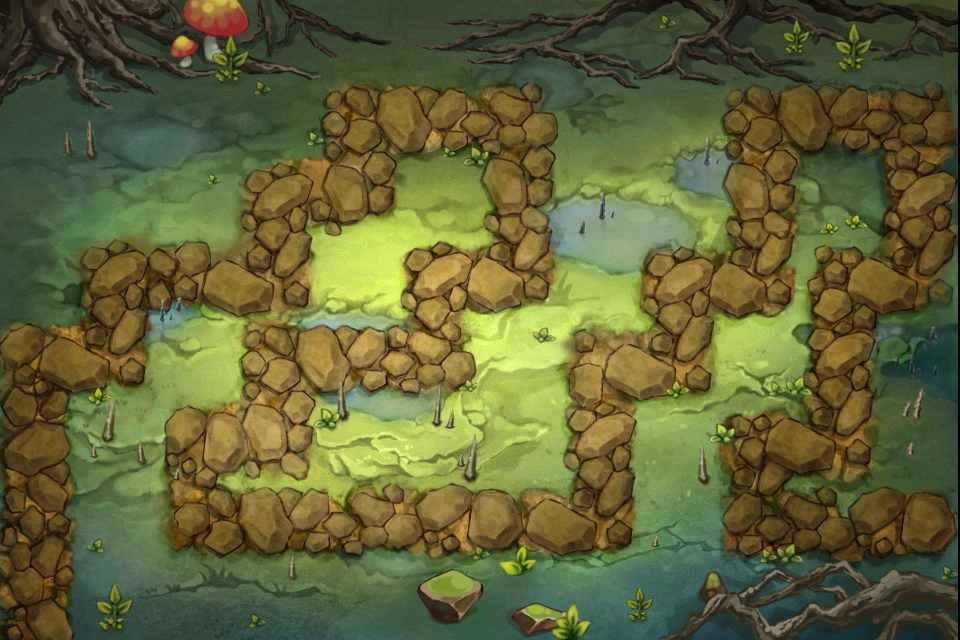

Tiled map render using the project's own tile images. Description and the map definition, with tile-layer contents summarised, below:
An orthogonal 12x8 tile map with 80x80 px tiles, 1 tile layer (Background) and 4 objects (3x grass, hero).

<map version="1.0" orientation="orthogonal" width="12" height="8" tilewidth="80" tileheight="80">
 <tileset firstgid="1" name="level4_5bg" tilewidth="80" tileheight="80">
  <tileoffset x="-2" y="0" />
  <image source="level4_5bg.jpg" width="960" height="640" />
  <tile id="16">
   <properties>
    <property name="tiletype" value="0" />
   </properties>
  </tile>
  <tile id="17">
   <properties>
    <property name="tiletype" value="0" />
   </properties>
  </tile>
  <tile id="18">
   <properties>
    <property name="tiletype" value="0" />
   </properties>
  </tile>
  <tile id="19">
   <properties>
    <property name="tiletype" value="1" />
   </properties>
  </tile>
  <tile id="20">
   <properties>
    <property name="tiletype" value="1" />
   </properties>
  </tile>
  <tile id="21">
   <properties>
    <property name="tiletype" value="0" />
   </properties>
  </tile>
  <tile id="22">
   <properties>
    <property name="tiletype" value="0" />
   </properties>
  </tile>
  <tile id="23">
   <properties>
    <property name="tiletype" value="0" />
   </properties>
  </tile>
  <tile id="24">
   <properties>
    <property name="tiletype" value="1" />
   </properties>
  </tile>
  <tile id="25">
   <properties>
    <property name="tiletype" value="1" />
   </properties>
  </tile>
  <tile id="26">
   <properties>
    <property name="tiletype" value="1" />
   </properties>
  </tile>
  <tile id="27">
   <properties>
    <property name="tiletype" value="0" />
   </properties>
  </tile>
  <tile id="28">
   <properties>
    <property name="tiletype" value="0" />
   </properties>
  </tile>
  <tile id="29">
   <properties>
    <property name="tiletype" value="1" />
   </properties>
  </tile>
  <tile id="30">
   <properties>
    <property name="tiletype" value="0" />
   </properties>
  </tile>
  <tile id="31">
   <properties>
    <property name="tiletype" value="1" />
   </properties>
  </tile>
  <tile id="32">
   <properties>
    <property name="tiletype" value="1" />
   </properties>
  </tile>
  <tile id="33">
   <properties>
    <property name="tiletype" value="0" />
   </properties>
  </tile>
  <tile id="34">
   <properties>
    <property name="tiletype" value="1" />
   </properties>
  </tile>
  <tile id="35">
   <properties>
    <property name="tiletype" value="0" />
   </properties>
  </tile>
  <tile id="36">
   <properties>
    <property name="tiletype" value="1" />
   </properties>
  </tile>
  <tile id="37">
   <properties>
    <property name="tiletype" value="0" />
   </properties>
  </tile>
  <tile id="38">
   <properties>
    <property name="tiletype" value="0" />
   </properties>
  </tile>
  <tile id="39">
   <properties>
    <property name="tiletype" value="0" />
   </properties>
  </tile>
  <tile id="40">
   <properties>
    <property name="tiletype" value="1" />
   </properties>
  </tile>
  <tile id="41">
   <properties>
    <property name="tiletype" value="0" />
   </properties>
  </tile>
  <tile id="42">
   <properties>
    <property name="tiletype" value="0" />
   </properties>
  </tile>
  <tile id="43">
   <properties>
    <property name="tiletype" value="1" />
   </properties>
  </tile>
  <tile id="44">
   <properties>
    <property name="tiletype" value="0" />
   </properties>
  </tile>
  <tile id="45">
   <properties>
    <property name="tiletype" value="0" />
   </properties>
  </tile>
  <tile id="46">
   <properties>
    <property name="tiletype" value="0" />
   </properties>
  </tile>
  <tile id="47">
   <properties>
    <property name="tiletype" value="0" />
   </properties>
  </tile>
  <tile id="48">
   <properties>
    <property name="tiletype" value="0" />
   </properties>
  </tile>
  <tile id="49">
   <properties>
    <property name="tiletype" value="0" />
   </properties>
  </tile>
  <tile id="50">
   <properties>
    <property name="tiletype" value="1" />
   </properties>
  </tile>
  <tile id="51">
   <properties>
    <property name="tiletype" value="0" />
   </properties>
  </tile>
  <tile id="52">
   <properties>
    <property name="tiletype" value="0" />
   </properties>
  </tile>
  <tile id="53">
   <properties>
    <property name="tiletype" value="0" />
   </properties>
  </tile>
  <tile id="54">
   <properties>
    <property name="tiletype" value="1" />
   </properties>
  </tile>
  <tile id="55">
   <properties>
    <property name="tiletype" value="0" />
   </properties>
  </tile>
  <tile id="56">
   <properties>
    <property name="tiletype" value="0" />
   </properties>
  </tile>
  <tile id="57">
   <properties>
    <property name="tiletype" value="1" />
   </properties>
  </tile>
  <tile id="58">
   <properties>
    <property name="tiletype" value="0" />
   </properties>
  </tile>
  <tile id="59">
   <properties>
    <property name="tiletype" value="1" />
   </properties>
  </tile>
  <tile id="60">
   <properties>
    <property name="tiletype" value="0" />
   </properties>
  </tile>
  <tile id="61">
   <properties>
    <property name="tiletype" value="1" />
   </properties>
  </tile>
  <tile id="62">
   <properties>
    <property name="tiletype" value="0" />
   </properties>
  </tile>
  <tile id="63">
   <properties>
    <property name="tiletype" value="0" />
   </properties>
  </tile>
  <tile id="64">
   <properties>
    <property name="tiletype" value="1" />
   </properties>
  </tile>
  <tile id="66">
   <properties>
    <property name="tiletype" value="1" />
   </properties>
  </tile>
  <tile id="67">
   <properties>
    <property name="tiletype" value="0" />
   </properties>
  </tile>
  <tile id="68">
   <properties>
    <property name="tiletype" value="1" />
   </properties>
  </tile>
  <tile id="69">
   <properties>
    <property name="tiletype" value="0" />
   </properties>
  </tile>
  <tile id="70">
   <properties>
    <property name="tiletype" value="0" />
   </properties>
  </tile>
  <tile id="71">
   <properties>
    <property name="tiletype" value="1" />
   </properties>
  </tile>
  <tile id="72">
   <properties>
    <property name="tiletype" value="0" />
   </properties>
  </tile>
  <tile id="73">
   <properties>
    <property name="tiletype" value="1" />
   </properties>
  </tile>
  <tile id="74">
   <properties>
    <property name="tiletype" value="0" />
   </properties>
  </tile>
  <tile id="75">
   <properties>
    <property name="tiletype" value="0" />
   </properties>
  </tile>
  <tile id="76">
   <properties>
    <property name="tiletype" value="0" />
   </properties>
  </tile>
  <tile id="77">
   <properties>
    <property name="tiletype" value="0" />
   </properties>
  </tile>
  <tile id="78">
   <properties>
    <property name="tiletype" value="0" />
   </properties>
  </tile>
  <tile id="79">
   <properties>
    <property name="tiletype" value="0" />
   </properties>
  </tile>
  <tile id="80">
   <properties>
    <property name="tiletype" value="1" />
   </properties>
  </tile>
  <tile id="81">
   <properties>
    <property name="tiletype" value="0" />
   </properties>
  </tile>
  <tile id="82">
   <properties>
    <property name="tiletype" value="0" />
   </properties>
  </tile>
  <tile id="83">
   <properties>
    <property name="tiletype" value="0" />
   </properties>
  </tile>
  <tile id="84">
   <properties>
    <property name="tiletype" value="0" />
   </properties>
  </tile>
 </tileset>
 <layer name="Background" width="12" height="8">
  <data>[96 cells, 96 non-empty, 96 distinct tile ids]</data>
 </layer>
 <objectgroup name="Objects" width="12" height="8">
  <object name="hero" x="437" y="439" />
  <object name="grass" x="183" y="631" />
  <object name="grass" x="343" y="612" />
  <object name="grass" x="37" y="141" />
 </objectgroup>
</map>
